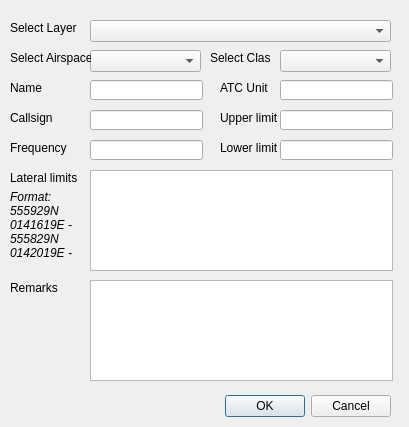
<?xml version="1.0" encoding="UTF-8"?>
<ui version="4.0">
 <class>PFCAirspaceDialogBase</class>
 <widget class="QDialog" name="PFCAirspaceDialogBase">
  <property name="geometry">
   <rect>
    <x>0</x>
    <y>0</y>
    <width>409</width>
    <height>427</height>
   </rect>
  </property>
  <property name="windowTitle">
   <string>PFC Airspace</string>
  </property>
  <widget class="QDialogButtonBox" name="button_box">
   <property name="geometry">
    <rect>
     <x>50</x>
     <y>390</y>
     <width>341</width>
     <height>32</height>
    </rect>
   </property>
   <property name="orientation">
    <enum>Qt::Horizontal</enum>
   </property>
   <property name="standardButtons">
    <set>QDialogButtonBox::Cancel|QDialogButtonBox::Ok</set>
   </property>
  </widget>
  <widget class="QComboBox" name="comboBoxLayer">
   <property name="geometry">
    <rect>
     <x>90</x>
     <y>20</y>
     <width>301</width>
     <height>22</height>
    </rect>
   </property>
  </widget>
  <widget class="QLabel" name="label">
   <property name="geometry">
    <rect>
     <x>10</x>
     <y>20</y>
     <width>81</width>
     <height>16</height>
    </rect>
   </property>
   <property name="text">
    <string>Select Layer</string>
   </property>
  </widget>
  <widget class="QComboBox" name="comboBoxAirspace">
   <property name="geometry">
    <rect>
     <x>90</x>
     <y>50</y>
     <width>111</width>
     <height>22</height>
    </rect>
   </property>
  </widget>
  <widget class="QLabel" name="label_2">
   <property name="geometry">
    <rect>
     <x>10</x>
     <y>50</y>
     <width>81</width>
     <height>16</height>
    </rect>
   </property>
   <property name="text">
    <string>Select Airspace</string>
   </property>
  </widget>
  <widget class="QLabel" name="label_3">
   <property name="geometry">
    <rect>
     <x>210</x>
     <y>50</y>
     <width>61</width>
     <height>16</height>
    </rect>
   </property>
   <property name="text">
    <string>Select Class</string>
   </property>
  </widget>
  <widget class="QComboBox" name="comboBoxClass">
   <property name="geometry">
    <rect>
     <x>280</x>
     <y>50</y>
     <width>111</width>
     <height>22</height>
    </rect>
   </property>
  </widget>
  <widget class="QLabel" name="label_4">
   <property name="geometry">
    <rect>
     <x>10</x>
     <y>80</y>
     <width>81</width>
     <height>16</height>
    </rect>
   </property>
   <property name="text">
    <string>Name</string>
   </property>
  </widget>
  <widget class="QLineEdit" name="lineEditName">
   <property name="geometry">
    <rect>
     <x>90</x>
     <y>80</y>
     <width>113</width>
     <height>20</height>
    </rect>
   </property>
  </widget>
  <widget class="QLabel" name="label_5">
   <property name="geometry">
    <rect>
     <x>220</x>
     <y>80</y>
     <width>81</width>
     <height>16</height>
    </rect>
   </property>
   <property name="text">
    <string>ATC Unit</string>
   </property>
  </widget>
  <widget class="QLineEdit" name="lineEditATC">
   <property name="geometry">
    <rect>
     <x>280</x>
     <y>80</y>
     <width>113</width>
     <height>20</height>
    </rect>
   </property>
  </widget>
  <widget class="QLineEdit" name="lineEditUpper">
   <property name="geometry">
    <rect>
     <x>280</x>
     <y>110</y>
     <width>113</width>
     <height>20</height>
    </rect>
   </property>
  </widget>
  <widget class="QLineEdit" name="lineEditLower">
   <property name="geometry">
    <rect>
     <x>280</x>
     <y>140</y>
     <width>113</width>
     <height>20</height>
    </rect>
   </property>
  </widget>
  <widget class="QLabel" name="label_6">
   <property name="geometry">
    <rect>
     <x>220</x>
     <y>110</y>
     <width>81</width>
     <height>16</height>
    </rect>
   </property>
   <property name="text">
    <string>Upper limit</string>
   </property>
  </widget>
  <widget class="QLabel" name="label_7">
   <property name="geometry">
    <rect>
     <x>220</x>
     <y>140</y>
     <width>81</width>
     <height>16</height>
    </rect>
   </property>
   <property name="text">
    <string>Lower limit</string>
   </property>
  </widget>
  <widget class="QLineEdit" name="lineEditCallsign">
   <property name="geometry">
    <rect>
     <x>90</x>
     <y>110</y>
     <width>113</width>
     <height>20</height>
    </rect>
   </property>
  </widget>
  <widget class="QLineEdit" name="lineEditFreq">
   <property name="geometry">
    <rect>
     <x>90</x>
     <y>140</y>
     <width>113</width>
     <height>20</height>
    </rect>
   </property>
  </widget>
  <widget class="QLabel" name="label_8">
   <property name="geometry">
    <rect>
     <x>10</x>
     <y>110</y>
     <width>81</width>
     <height>16</height>
    </rect>
   </property>
   <property name="text">
    <string>Callsign</string>
   </property>
  </widget>
  <widget class="QLabel" name="label_9">
   <property name="geometry">
    <rect>
     <x>10</x>
     <y>140</y>
     <width>81</width>
     <height>16</height>
    </rect>
   </property>
   <property name="text">
    <string>Frequency</string>
   </property>
  </widget>
  <widget class="QTextEdit" name="textEditLateral">
   <property name="geometry">
    <rect>
     <x>90</x>
     <y>170</y>
     <width>303</width>
     <height>101</height>
    </rect>
   </property>
  </widget>
  <widget class="QLabel" name="label_10">
   <property name="geometry">
    <rect>
     <x>10</x>
     <y>170</y>
     <width>81</width>
     <height>16</height>
    </rect>
   </property>
   <property name="text">
    <string>Lateral limits</string>
   </property>
  </widget>
  <widget class="QLabel" name="label_11">
   <property name="geometry">
    <rect>
     <x>10</x>
     <y>190</y>
     <width>81</width>
     <height>81</height>
    </rect>
   </property>
   <property name="font">
    <font>
     <italic>true</italic>
    </font>
   </property>
   <property name="text">
    <string>Format: 555929N 0141619E - 555829N 0142019E -</string>
   </property>
   <property name="alignment">
    <set>Qt::AlignLeading|Qt::AlignLeft|Qt::AlignTop</set>
   </property>
   <property name="wordWrap">
    <bool>true</bool>
   </property>
  </widget>
  <widget class="QLabel" name="label_12">
   <property name="geometry">
    <rect>
     <x>10</x>
     <y>280</y>
     <width>81</width>
     <height>16</height>
    </rect>
   </property>
   <property name="text">
    <string>Remarks</string>
   </property>
  </widget>
  <widget class="QTextEdit" name="textEditRemarks">
   <property name="geometry">
    <rect>
     <x>90</x>
     <y>280</y>
     <width>303</width>
     <height>101</height>
    </rect>
   </property>
  </widget>
 </widget>
 <tabstops>
  <tabstop>comboBoxLayer</tabstop>
  <tabstop>comboBoxAirspace</tabstop>
  <tabstop>comboBoxClass</tabstop>
  <tabstop>lineEditName</tabstop>
  <tabstop>lineEditCallsign</tabstop>
  <tabstop>lineEditFreq</tabstop>
  <tabstop>lineEditATC</tabstop>
  <tabstop>lineEditUpper</tabstop>
  <tabstop>lineEditLower</tabstop>
  <tabstop>textEditLateral</tabstop>
  <tabstop>textEditRemarks</tabstop>
 </tabstops>
 <resources/>
 <connections>
  <connection>
   <sender>button_box</sender>
   <signal>accepted()</signal>
   <receiver>PFCAirspaceDialogBase</receiver>
   <slot>accept()</slot>
   <hints>
    <hint type="sourcelabel">
     <x>20</x>
     <y>20</y>
    </hint>
    <hint type="destinationlabel">
     <x>20</x>
     <y>20</y>
    </hint>
   </hints>
  </connection>
  <connection>
   <sender>button_box</sender>
   <signal>rejected()</signal>
   <receiver>PFCAirspaceDialogBase</receiver>
   <slot>reject()</slot>
   <hints>
    <hint type="sourcelabel">
     <x>20</x>
     <y>20</y>
    </hint>
    <hint type="destinationlabel">
     <x>20</x>
     <y>20</y>
    </hint>
   </hints>
  </connection>
 </connections>
</ui>
